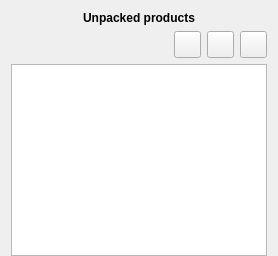
          <widget class="QWidget" name="tab_10">
           <attribute name="title">
            <string/>
           </attribute>
           <attribute name="toolTip">
            <string>Unpacked products</string>
           </attribute>
           <layout class="QGridLayout" name="gridLayout_13">
            <property name="bottomMargin">
             <number>0</number>
            </property>
            <item row="0" column="0">
             <layout class="QGridLayout" name="gridLayout_8">
              <item row="1" column="2">
               <widget class="QPushButton" name="delete_unpacked_product">
                <property name="minimumSize">
                 <size>
                  <width>27</width>
                  <height>27</height>
                 </size>
                </property>
                <property name="maximumSize">
                 <size>
                  <width>27</width>
                  <height>27</height>
                 </size>
                </property>
                <property name="text">
                 <string/>
                </property>
                <property name="iconSize">
                 <size>
                  <width>20</width>
                  <height>20</height>
                 </size>
                </property>
               </widget>
              </item>
              <item row="2" column="0" colspan="4">
               <widget class="QListWidget" name="unpacked_product_list">
                <property name="font">
                 <font>
                  <family>Ubuntu</family>
                  <weight>75</weight>
                  <italic>false</italic>
                  <bold>true</bold>
                 </font>
                </property>
                <property name="verticalScrollMode">
                 <enum>QAbstractItemView::ScrollPerPixel</enum>
                </property>
                <property name="horizontalScrollMode">
                 <enum>QAbstractItemView::ScrollPerPixel</enum>
                </property>
                <property name="spacing">
                 <number>6</number>
                </property>
                <property name="sortingEnabled">
                 <bool>true</bool>
                </property>
               </widget>
              </item>
              <item row="1" column="1">
               <widget class="QPushButton" name="edit_unpacked_product">
                <property name="minimumSize">
                 <size>
                  <width>27</width>
                  <height>27</height>
                 </size>
                </property>
                <property name="maximumSize">
                 <size>
                  <width>27</width>
                  <height>27</height>
                 </size>
                </property>
                <property name="text">
                 <string/>
                </property>
                <property name="iconSize">
                 <size>
                  <width>20</width>
                  <height>20</height>
                 </size>
                </property>
               </widget>
              </item>
              <item row="1" column="0">
               <widget class="QLabel" name="unpacked_products_count">
                <property name="font">
                 <font>
                  <italic>false</italic>
                 </font>
                </property>
                <property name="text">
                 <string/>
                </property>
                <property name="alignment">
                 <set>Qt::AlignLeading|Qt::AlignLeft|Qt::AlignVCenter</set>
                </property>
               </widget>
              </item>
              <item row="1" column="3">
               <widget class="QPushButton" name="add_unpacked_product">
                <property name="minimumSize">
                 <size>
                  <width>27</width>
                  <height>27</height>
                 </size>
                </property>
                <property name="maximumSize">
                 <size>
                  <width>27</width>
                  <height>27</height>
                 </size>
                </property>
                <property name="font">
                 <font>
                  <family>Ubuntu</family>
                  <weight>75</weight>
                  <italic>false</italic>
                  <bold>true</bold>
                 </font>
                </property>
                <property name="text">
                 <string/>
                </property>
                <property name="iconSize">
                 <size>
                  <width>20</width>
                  <height>20</height>
                 </size>
                </property>
               </widget>
              </item>
              <item row="0" column="0" colspan="4">
               <widget class="QLabel" name="upp_label">
                <property name="font">
                 <font>
                  <weight>75</weight>
                  <italic>false</italic>
                  <bold>true</bold>
                 </font>
                </property>
                <property name="text">
                 <string>Unpacked products</string>
                </property>
                <property name="alignment">
                 <set>Qt::AlignCenter</set>
                </property>
               </widget>
              </item>
             </layout>
            </item>
           </layout>
          </widget>
